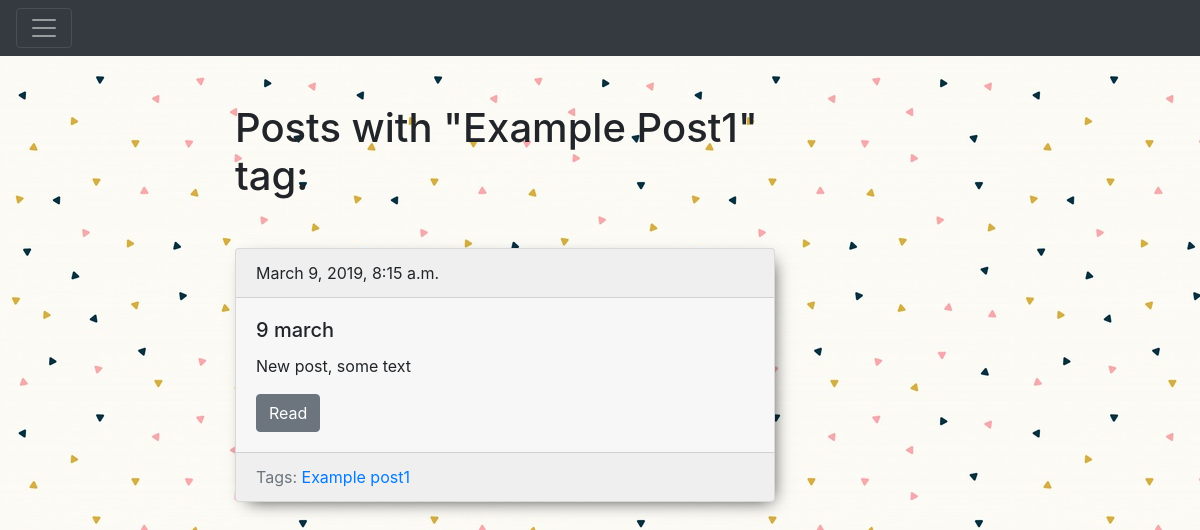
The app's page /blog/tags/examplepost1/ with its own data.
### blog/models.py (models this page shows, shortened)
class Tag(models.Model):
    title = models.CharField(max_length=50)
    slug = models.SlugField(max_length=50, unique=True)
    def get_absolute_url(self):
        return reverse('tag_detail_url', kwargs={'slug': self.slug})

class Post(models.Model):
    title = models.CharField(max_length=150, db_index=True)
    slug = models.SlugField(max_length=150, unique=True,blank=True)
    body = models.TextField(blank=True, db_index=True)
    date_pub = models.DateTimeField(auto_now_add=True)
    tags = models.ManyToManyField('Tag', blank=True, related_name='posts')
    img = models.ImageField(upload_to='images/', null=True, blank=True)
    def get_absolute_url(self):
        return reverse('post_detail_url', kwargs={'slug': self.slug})

### blog/views.py (the view)
# urls.py: path('tags/<str:slug>/', TagDetail.as_view(), name='tag_detail_url'),
class TagDetail(ObjectDetailMixin, View):
    model = Tag
    template = 'blog/tag_detail.html'

### blog/utils.py (called while the page is built)
    def get(self, request, slug):
        obj = get_object_or_404(self.model, slug__iexact=slug)
        return render(request, self.template, context={self.model.__name__.lower():obj, 'admin_object':obj, 'detail': True})

### blog/templates/blog/tag_detail.html (shortened to what this page needs)
{% extends 'blog/base_blog.html' %}
{% block content %}
    <h1 class="mb-5">Posts with "{{ tag.title | title }}" tag:</h1>
    {% for post in tag.posts.all %}
        {% include 'blog/includes/post_card_template.html' %}
    {% endfor %}
{% endblock %}

### blog/templates/blog/includes/post_card_template.html
<div class="card mb-4">
  <div class="card-header">
    {{post.date_pub}}
  </div>
  <div class="card-body">
    <h5 class="card-title">{{post.title}}</h5>
    <p class="card-text">{{post.body | truncatewords:15}}</p>
    <a href="{{ post.get_absolute_url }}" class="btn btn-secondary">Read</a>
  </div>
  <div class="card-footer text-muted">
    Tags:
    {% for tag in post.tags.all %}
      <a href="{{tag.get_absolute_url}}">{{tag.title}}</a>
    {% endfor %}
  </div>
</div>

### static/css/styles.css (style rules this page uses)
body { background-color: #000000; background-image: url('/media/images/1.png'); background-repeat: repeat; }
.card { background-color: #f7f7f7; -webkit-box-shadow: 5px 6px 17px -8px rgba(0,0,0,0.85); -moz-box-shadow: 5px 6px 17px -8px rgba(0,0,0,0.85); box-shadow: 5px 6px 17px -8px rgba(0,0,0,0.85); }

### templates/base.html (style rules this page uses)
body { background-image: url('/media/images/pattern.png'); background-repeat: repeat; }

### records on screen
Tag: title "Example Post1", title "Example post1"
Post: date_pub "March 9, 2019, 8:15 a.m.", title "9 march", body "New post, some text"
